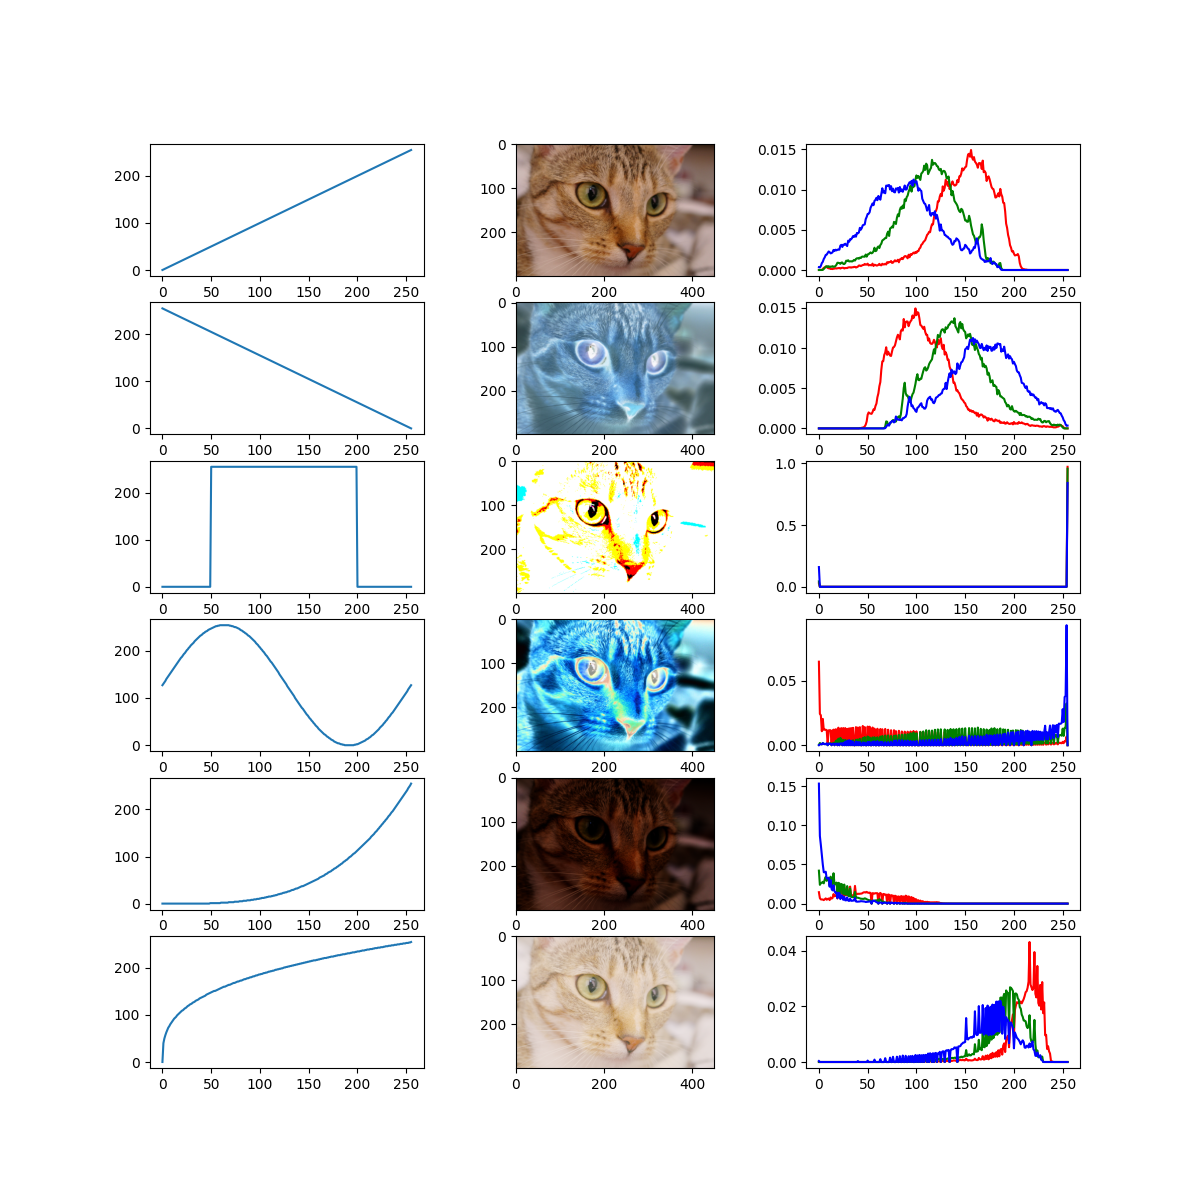

This figure's Python source:
from skimage.data import chelsea
import numpy as np
import matplotlib.pyplot as plt

def hist(image):
    hist = np.unique(image[:,:,0], return_counts=True)
    vhist = np.zeros((L))
    vhist[hist[0]] = hist[1]
    vhist_r = vhist/ np.sum(vhist)

    hist = np.unique(image[:,:,1], return_counts=True)
    vhist = np.zeros((L))
    vhist[hist[0]] = hist[1]
    vhist_g = vhist/ np.sum(vhist)

    hist = np.unique(image[:,:,2], return_counts=True)
    vhist = np.zeros((L))
    vhist[hist[0]] = hist[1]
    vhist_b = vhist/ np.sum(vhist)

    return vhist_r, vhist_g, vhist_b

fig, ax = plt.subplots(6, 3, figsize = (12, 12))
raw_image = chelsea()

D = 8
L = np.power(2, D).astype(int)

lut_base = np.arange(0,L)
lut = np.linspace(0,255,L).astype(int)
lut_negation = np.linspace(255,0,L).astype(int)
lut_sin = np.sin(lut)

ax[0,0].plot(lut_base, lut)
image = lut[raw_image]
ax[0,1].imshow(image, cmap='binary_r')

hist_r, hist_g, hist_b = hist(raw_image)
ax[0, 2].plot(hist_r, c='red')
ax[0, 2].plot(hist_g, c='green')
ax[0, 2].plot(hist_b, c='blue')



ax[1,0].plot(lut_base, lut_negation)
negated_image = lut_negation[raw_image]
ax[1,1].imshow(negated_image, cmap='binary_r')

hist_r, hist_g, hist_b = hist(negated_image)
ax[1, 2].plot(hist_r, c='red')
ax[1, 2].plot(hist_g, c='green')
ax[1, 2].plot(hist_b, c='blue')

lut_prog = np.zeros((L), dtype=int)
lut_prog[50:200] = L-1
ax[2,0].plot(lut_base, lut_prog)
prog_image = lut_prog[raw_image]
ax[2,1].imshow(prog_image, cmap='binary_r')

hist_r, hist_g, hist_b = hist(prog_image)
ax[2, 2].plot(hist_r, c='red')
ax[2, 2].plot(hist_g, c='green')
ax[2, 2].plot(hist_b, c='blue')

sin_base = np.linspace(0, 2*np.pi, L)
lut_sin = np.sin(sin_base)
lut_sin = lut_sin+1
lut_sin = (lut_sin*((L-1)/2)).astype(int)
ax[3,0].plot(lut_base, lut_sin)
sin_image = lut_sin[raw_image]
ax[3,1].imshow(sin_image, cmap='binary_r')

hist_r, hist_g, hist_b = hist(sin_image)
ax[3, 2].plot(hist_r, c='red')
ax[3, 2].plot(hist_g, c='green')
ax[3, 2].plot(hist_b, c='blue')

gamma = 0.3
lut_gamma = np.linspace(255,0,L).astype(int)
lut_gamma = (((lut_base/(L-1)) ** (1/gamma)) * (L-1)).astype(int)
ax[4,0].plot(lut_base, lut_gamma)
gamma_image = lut_gamma[raw_image]
ax[4,1].imshow(gamma_image, cmap='binary_r')

hist_r, hist_g, hist_b = hist(gamma_image)
ax[4, 2].plot(hist_r, c='red')
ax[4, 2].plot(hist_g, c='green')
ax[4, 2].plot(hist_b, c='blue')

gamma = 3
lut_gamma = np.linspace(255,0,L).astype(int)
lut_gamma = (((lut_base/(L-1)) ** (1/gamma)) * (L-1)).astype(int)
ax[5,0].plot(lut_base, lut_gamma)
gamma_image = lut_gamma[raw_image]
ax[5,1].imshow(gamma_image, cmap='binary_r')

hist_r, hist_g, hist_b = hist(gamma_image)
ax[5, 2].plot(hist_r, c='red')
ax[5, 2].plot(hist_g, c='green')
ax[5, 2].plot(hist_b, c='blue')


plt.savefig("lab3.png")